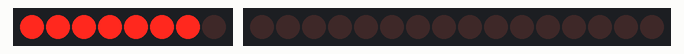
Simulated run of this sketch. Board: Arduino Uno, built with avr-gcc and run on an emulated ATmega328P. Parts: 8 shift-register outputs drawn as a row of LEDs (first output left, lit = HIGH), 16 shift-register outputs drawn as a row of LEDs (first output left, lit = HIGH). Wiring (inferred from the names in the program): shift register (74HC595): data pin 8; shift clock pin 9; latch pin 3; 2 × shift register (74HC595): data pin 7; shift clock pin 6; latch pin 2. Wiring (inferred from the signals the program sends): 2 × row of LEDs: on Q0, Q1, Q2, Q3, Q4, Q5, Q6, Q7 / on Q0, Q1, Q2, Q3, Q4, Q5, Q6, Q7, Q8, Q9, Q10, Q11, Q12, Q13, Q14, Q15.

Above: at 0.1 s.
At 13.89 s:
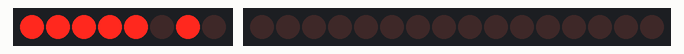
At 37.4 s:
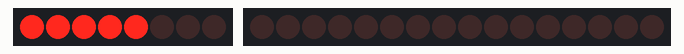
Timing chart, 0 to 40.0 s (numbered marks = the images above):
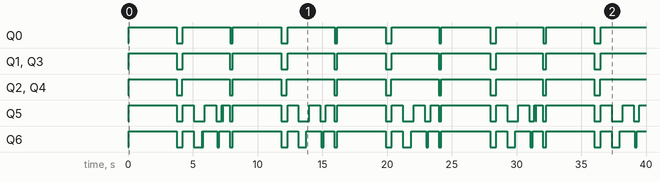

Measured:
- by itself, Q0: repeats every 8.1 s: LOW 0.46 s, HIGH 3.7 s, LOW 0.20 s, HIGH 3.7 s
- by itself, Q1, Q3: repeats every 8.1 s: LOW 0.46 s, HIGH 3.6 s, LOW 0.24 s, HIGH 3.7 s
- by itself, Q2, Q4: repeats every 8.1 s: LOW 0.42 s, HIGH 3.7 s, LOW 0.24 s, HIGH 3.7 s
- by itself, Q5: LOW → HIGH at 0.04 s, → LOW 3.7 s later, → HIGH 0.46 s later, → LOW 0.84 s later, … (43 changes in this stretch)
- by itself, Q6: LOW → HIGH at 0.04 s, → LOW 3.7 s later, → HIGH 0.46 s later, → LOW 0.84 s later, … (41 changes in this stretch)

The sketch:

dmd.ino
```cpp
#include <math.h>

#define NOE 2 // black
#define RCLK 3 // green
// #define NSRCLR 4 // yellow

#define CSRCLK 6 // orange
#define CSER 7 // blue

#define RSRCLK 9 // red
#define RSER 8 // dark blue

#define UNUSED 5

void DMD_init() {
  int i;

  // low clocks
  digitalWrite(RCLK, LOW);
  digitalWrite(RSRCLK, LOW);
  digitalWrite(CSRCLK, LOW);

  digitalWrite(NOE, HIGH); // disable output

//  digitalWrite(NSRCLR, LOW); // clear
//  digitalWrite(NSRCLR, HIGH);

  // turn all LEDs off
  for (i = 0; i < 2; ++i) {
    shiftOut(CSER, CSRCLK, MSBFIRST, 0xFF);
  }

  // push data
  digitalWrite(RCLK, HIGH);
  digitalWrite(RCLK, LOW);

  digitalWrite(NOE, LOW); // enable output

  // shift a 0 to enable columns
  digitalWrite(CSER, LOW);
  digitalWrite(CSRCLK, HIGH);
  digitalWrite(CSRCLK, LOW);
  shiftOut(CSER, CSRCLK, MSBFIRST, 0xFF);

  // disable CSER to allow bit looping
  pinMode(CSER, INPUT);
}

void setup() {
  Serial.begin(9600);

  pinMode(NOE, OUTPUT);
  pinMode(RCLK, OUTPUT);
//  pinMode(NSRCLR, OUTPUT);

  pinMode(CSRCLK, OUTPUT);
  pinMode(CSER, OUTPUT);

  pinMode(RSRCLK, OUTPUT);
  pinMode(RSER, OUTPUT);

  DMD_init();
}


#define ASCII_NB_CHARS 128
#define CHAR_WIDTH 6

static const uint8_t ASCII_Font[ASCII_NB_CHARS][CHAR_WIDTH] = {
   {0}, {0}, {0}, {0}, {0}, {0}, {0}, {0},
   {0}, {0}, {0}, {0}, {0}, {0}, {0}, {0},
   {0}, {0}, {0}, {0}, {0}, {0}, {0}, {0},
   {0}, {0}, {0}, {0}, {0}, {0}, {0}, {0},
   {0x00, 0x00, 0x00, 0x00, 0x00}, //
   {0x00, 0x00, 0xDE, 0x00, 0x00}, // !
   {0x00, 0x06, 0x00, 0x06, 0x00}, // "
   {0x28, 0xFE, 0x28, 0xFE, 0x28}, // #
   {0x48, 0x54, 0xFE, 0x54, 0x24}, // $
   {0x46, 0x26, 0x10, 0xC8, 0xC4}, // %
   {0x6C, 0x92, 0xAC, 0x40, 0xA0}, // &
   {0x00, 0x00, 0x00, 0x06, 0x00}, // '
   {0x00, 0x38, 0x44, 0x82, 0x00}, // (
   {0x00, 0x82, 0x44, 0x38, 0x00}, // )
   {0x28, 0x10, 0x7C, 0x10, 0x28}, // *
   {0x10, 0x10, 0x7C, 0x10, 0x10}, // +
   {0x00, 0xA0, 0x60, 0x00, 0x00}, // ,
   {0x10, 0x10, 0x10, 0x10, 0x10}, // -
   {0x00, 0xC0, 0xC0, 0x00, 0x00}, // .
   {0x40, 0x20, 0x10, 0x08, 0x04}, // /
   {0x7C, 0xA2, 0x92, 0x8A, 0x7C}, // 0
   {0x00, 0x84, 0xFE, 0x80, 0x00}, // 1
   {0x84, 0xC2, 0xA2, 0x92, 0x8C}, // 2
   {0x42, 0x82, 0x8A, 0x96, 0x62}, // 3
   {0x30, 0x28, 0x24, 0xFE, 0x20}, // 4
   {0x4E, 0x8A, 0x8A, 0x8A, 0x72}, // 5
   {0x78, 0x94, 0x92, 0x92, 0x60}, // 6
   {0x02, 0xE2, 0x12, 0x0A, 0x06}, // 7
   {0x6C, 0x92, 0x92, 0x92, 0x6C}, // 8
   {0x0C, 0x92, 0x92, 0x52, 0x3C}, // 9
   {0x00, 0x6C, 0x6C, 0x00, 0x00}, // :
   {0x00, 0xAC, 0x6C, 0x00, 0x00}, // ;
   {0x10, 0x28, 0x44, 0x82, 0x00}, // <
   {0x28, 0x28, 0x28, 0x28, 0x28}, // =
   {0x00, 0x82, 0x44, 0x28, 0x10}, // >
   {0x04, 0x02, 0xA2, 0x12, 0x0C}, // ?
   {0x7C, 0x82, 0xBA, 0x92, 0x1C}, // @
   {0xFC, 0x12, 0x12, 0x12, 0xFC}, // A
   {0xFE, 0x92, 0x92, 0x92, 0x6C}, // B
   {0x7C, 0x82, 0x82, 0x82, 0x44}, // C
   {0xFE, 0x82, 0x82, 0x82, 0x7C}, // D
   {0xFE, 0x92, 0x92, 0x92, 0x82}, // E
   {0xFE, 0x12, 0x12, 0x12, 0x02}, // F
   {0x7C, 0x82, 0x92, 0x92, 0xF4}, // G
   {0xFE, 0x10, 0x10, 0x10, 0xFE}, // H
   {0x82, 0x82, 0xFE, 0x82, 0x82}, // I
   {0x40, 0x80, 0x82, 0x7E, 0x02}, // J
   {0xFE, 0x10, 0x28, 0x44, 0x82}, // K
   {0xFE, 0x80, 0x80, 0x80, 0x80}, // L
   {0xFE, 0x04, 0x18, 0x04, 0xFE}, // M
   {0xFE, 0x08, 0x10, 0x20, 0xFE}, // N
   {0x7C, 0x82, 0x82, 0x82, 0x7C}, // O
   {0xFE, 0x12, 0x12, 0x12, 0x0C}, // P
   {0x7C, 0x82, 0xA2, 0x42, 0xBC}, // Q
   {0xFE, 0x12, 0x32, 0x52, 0x8C}, // R
   {0x8C, 0x92, 0x92, 0x92, 0x62}, // S
   {0x02, 0x02, 0xFE, 0x02, 0x02}, // T
   {0x7E, 0x80, 0x80, 0x80, 0x7E}, // U
   {0x1E, 0x60, 0x80, 0x60, 0x1E}, // V
   {0x7E, 0x80, 0x70, 0x80, 0x7E}, // W
   {0xC6, 0x28, 0x10, 0x28, 0xC6}, // X
   {0x0E, 0x10, 0xE0, 0x10, 0x0E}, // Y
   {0xC2, 0xA2, 0x92, 0x8A, 0x86}, // Z
   {0x00, 0xFE, 0x82, 0x00, 0x00}, // [
   {0x04, 0x08, 0x10, 0x20, 0x40}, // \ //
   {0x00, 0x00, 0x82, 0xFE, 0x00}, // ]
   {0x08, 0x04, 0x02, 0x04, 0x08}, // ^
   {0x80, 0x80, 0x80, 0x80, 0x80}, // _
   {0x02, 0x04, 0x08, 0x00, 0x00}, // `
   {0x40, 0xA8, 0xA8, 0xA8, 0xF0}, // a
   {0xFE, 0x90, 0x88, 0x88, 0x70}, // b
   {0x70, 0x88, 0x88, 0x88, 0x40}, // c
   {0x70, 0x88, 0x88, 0x90, 0xFE}, // d
   {0x70, 0xA8, 0xA8, 0xA8, 0x30}, // e
   {0x10, 0xFC, 0x12, 0x02, 0x04}, // f
   {0x18, 0xA4, 0xA4, 0xA4, 0x7C}, // g
   {0xFE, 0x10, 0x08, 0x08, 0xF0}, // h
   {0x00, 0x88, 0xFA, 0x80, 0x00}, // i
   {0x40, 0x80, 0x88, 0x7A, 0x00}, // j
   {0xFE, 0x20, 0x50, 0x88, 0x00}, // k
   {0x00, 0x82, 0xFE, 0x80, 0x00}, // l
   {0xF8, 0x08, 0x30, 0x08, 0xF0}, // m
   {0xF8, 0x10, 0x08, 0x08, 0xF0}, // n
   {0x70, 0x88, 0x88, 0x88, 0x70}, // o
   {0xF8, 0x28, 0x28, 0x28, 0x10}, // p
   {0x10, 0x28, 0x28, 0x30, 0xF8}, // q
   {0xF8, 0x10, 0x08, 0x08, 0x10}, // r
   {0x90, 0xA8, 0xA8, 0xA8, 0x40}, // s
   {0x08, 0x7E, 0x88, 0x80, 0x40}, // t
   {0x78, 0x80, 0x80, 0x40, 0xF8}, // u
   {0x38, 0x40, 0x80, 0x40, 0x38}, // v
   {0x78, 0x80, 0x60, 0x80, 0x78}, // w
   {0x88, 0x50, 0x20, 0x50, 0x88}, // x
   {0x18, 0xA0, 0xA0, 0xA0, 0x78}, // y
   {0x88, 0xC8, 0xA8, 0x98, 0x88}, // z
   {0x10, 0x6C, 0x82, 0x82, 0x00}, // {
   {0x00, 0x00, 0xFE, 0x00, 0x00}, // |
   {0x00, 0x82, 0x82, 0x6C, 0x10}, // }
   {0x04, 0x02, 0x04, 0x08, 0x04}, // ~
   {0},
   // {0xFE, 0x92, 0x93, 0x92, 0x82}, // upper(é)
};


#define N 29

int col = 0;
uint32_t pace = 0, thres = 15;
uint8_t txt[N+1] = "Hello World    #unoriginal   ";
int l = N*CHAR_WIDTH;

void loop() {
  uint32_t i, ctemp, ccol;
  //uint32_t pot;
  uint8_t data;

  digitalWrite(NOE, LOW);

  for (i = 0; i < 16; i++) {
    ctemp = (col-i+l)%l;
    ccol = ctemp % CHAR_WIDTH;
    if (ccol != CHAR_WIDTH-1)
      data = ASCII_Font[txt[ctemp/CHAR_WIDTH]][ccol];
    else
      data = 0x00;

    shiftOut(RSER, RSRCLK, LSBFIRST, data);

    // push data
    digitalWrite(RCLK, HIGH);
    digitalWrite(RCLK, LOW);

    // shift column
    digitalWrite(CSRCLK, HIGH);
    digitalWrite(CSRCLK, LOW);
  }

  digitalWrite(NOE, HIGH);

  //pot = analogRead(0);
  //thres = (pot*100)/1023;
  //thres = (uint32_t)(100*(pow(2,(double)pot/1023)-1));
  if(++pace >= thres) {
    col = (col+1)%l;
    pace = 0;
  }
}
```
